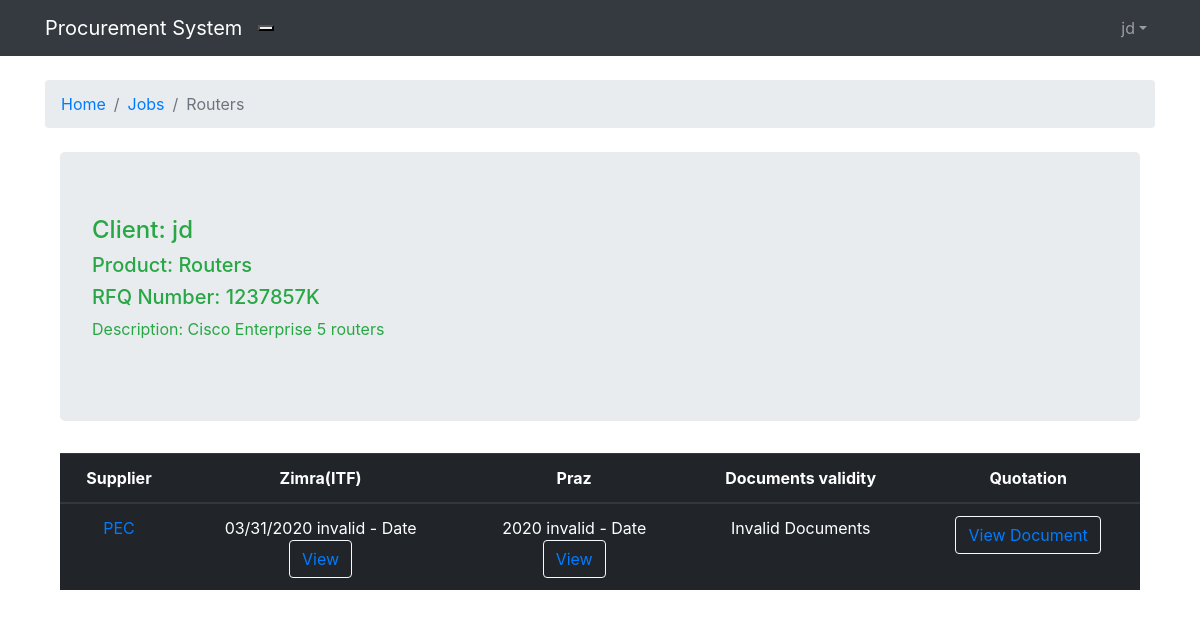
The app's page /Jobs/1/post/8/decision/ (signed in) with its own data.
### system/models.py (models this page shows, shortened)
class Jobs(models.Model):
    Request_For_Quotation = models.CharField(max_length=150)
    product = models.CharField(max_length=50)
    description = models.CharField(max_length=200)
    budget = models.DecimalField(decimal_places=2, max_digits=65)
    client = models.ForeignKey(User, on_delete=models.CASCADE, related_name='jobs')
    group = models.ForeignKey(Product, on_delete=models.CASCADE, related_name='jobs')
    period = models.PositiveIntegerField(default='Days')
    last_update = models.DateTimeField(auto_now_add=True)
    applicants = models.PositiveIntegerField(default=0)
    def __str__(self):
        return self.product

class Apply(models.Model):
    jobs = models.ForeignKey(Jobs, on_delete=models.CASCADE, related_name='supplier')
    zimra = models.FileField(upload_to='uploads')
    praz = models.FileField(upload_to='uploads')
    quotation = models.FileField(upload_to='uploads', default='quotation')
    clients = models.ForeignKey(User, on_delete=models.CASCADE, related_name='supplier')
    applied = models.DateField(auto_now_add=True)
    zimra_date = models.CharField(max_length=20, default='invalid')
    praz_date = models.CharField(max_length=10, default='invalid')
    doc_validity = models.CharField(max_length=22, default='Invalid documents')
    suppliers = models.ForeignKey(User, on_delete=models.CASCADE, null=True, related_name='+')

### system/views.py (the view)
# urls.py: path('Jobs/<int:pk>/post/<int:post_pk>/decision/', views.Decision_view, name='decision'),
@login_required
def Decision_view(request, pk, post_pk):
    dec = get_object_or_404(Jobs, group__pk=pk, pk=post_pk)
    test = Apply.objects.filter(jobs__product=dec).filter(jobs_id=dec.pk).order_by('doc_validity')
    return render(request, 'decision.html', {"dec":dec, "apply":test})

### templates/decision.html (shortened to what this page needs)
{% extends 'base.html' %}
{% block breadcrumb %}
  <li class="breadcrumb-item"><a href="{% url 'home' %}">Home</a></li>
  <li class="breadcrumb-item"><a href="{% url 'product_jobs' dec.group.pk %}">Jobs</a></li>
  <li class="breadcrumb-item active">{{ dec.product }}</li>
{% endblock %}
{% block content %}
  <div class="container">
      <div class="jumbotron text-success">
          <h4>Client: {{ dec.client }}</h4>
          <h5>Product: {{ dec.product }}</h5>
          <h5>RFQ Number: {{ dec.Request_For_Quotation }}</h5>
          <p>Description: {{ dec.description }}</p>
      </div>
      <table class="table table-dark table-hover">
          <thead class="thead-inverse">
              <tr>
                  <th class="text-center">Supplier</th>
                  <th class="text-center">Zimra(ITF)</th>
                  <th class="text-center">Praz</th>
                  <th class="text-center">Documents validity</th>
                  <th class="text-center">Quotation</th>
              </tr>
          </thead>
          <tbody>
            {% for su in apply %}
            <tr>
                <td class="text-center"><a href="{% url 'chat' su.pk %}">{{ su.suppliers }}</a></td>
                {% if su.zimra_date|length_is:"16" or su.zimra_date|length_is:"18" %}
                  <td class="text-center">{{ su.zimra_date }} - Date
                    <div>
                      <button type="button" class="btn btn-outline-light"><a href={{ su.zimra.url }}>View</a></button>
                    </div>
                  </td>
                {% endif %}
                {% if su.praz_date|length_is:"10" or su.praz_date|length_is:"12" %}
                  <td class="text-center">{{ su.praz_date }} - Date
                    <div>
                      <button type="button" class="btn btn-outline-light"><a href={{ su.praz.url }}>View</a></button>
                    </div>
                  </td>
                {% endif %}
                <td class="text-center">{{ su.doc_validity }}</td>
                <td class="text-center">
                  <div>
                     <button type="button" class="btn btn-outline-light">
                       <a href="{{ su.quotation.url}}">View Document</a>
                     </button>
                  </div>
                </td>
            </tr>
            {% endfor %}
          </tbody>
      </table>
  </div>
{% endblock %}

### templates/base.html (shortened to what this page needs)
{% load static %}<!DOCTYPE html>
<!DOCTYPE html>
<html>
<head>
	<link rel="stylesheet"  href="{% static 'css/bootstrap.min.css' %}">
	<link rel="stylesheet"  href="{% static 'css/app.css' %}">
</head>
<body>
	{% block body %}
	<nav class="navbar navbar-expand-lg navbar-dark bg-dark">
		<div class="container">
			<a class="navbar-brand cus" href="{% url 'home' %}">Procurement System</a>
			<button class="navbar-toggle" type="button" data-toggle="collapse" data-target="#mainMenu" aria-controls="mainMenu" aria-expanded="false" aria-label="Toggle-navigation">
			</button>
			<div class="collapse navbar-collapse" id="mainMenu">
				{% if user.is_authenticated %}
				<ul class="navbar-nav ml-auto">
					<li class="nav-item dropdown">
						<a class= "nav-link dropdown-toggle" href="#" id="userMenu" data-toggle="dropdown" aria-haspopup="true" aria-expanded="false">{{ user.username }}</a>
					</li>
				</ul>
				{% else %}
				<form class="form-inline ml-auto">
					<a href="{% url 'login' %}" class="btn btn-outline-secondary">Log in</a>
					<a href="{% url 'signup' %}" class="btn btn-outline-secondary">Sign up</a>
				</form>
				{% endif %}
			</div>
		</div>
	</nav>
	<div class="container">
		<ol class="breadcrumb my-4">
			{% block breadcrumb %}
			{% endblock %}
		</ol>
		{% block content %}
		{% endblock %}
	</div>
	{% endblock %}
</body>
</html>

### records on screen
Jobs: product "Routers", client "jd", Request_For_Quotation "1237857K", description "Cisco Enterprise 5 routers"
Apply: suppliers "PEC", zimra_date "03/31/2020 invalid", praz_date "2020 invalid", doc_validity "Invalid Documents"

### other values on screen
{{ user.username }} "jd"
